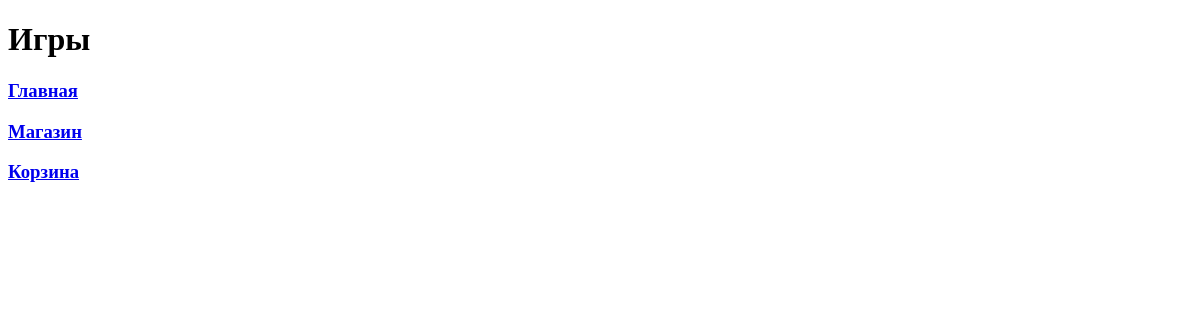
The app's page /platform/games/, older data.
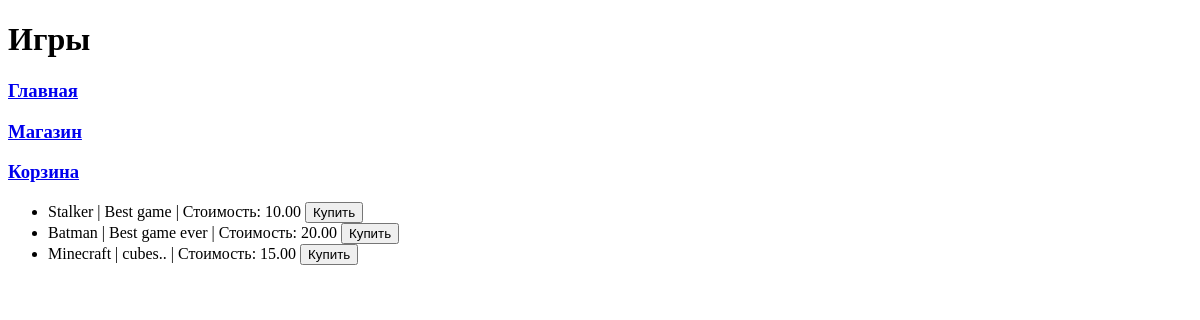
The same page, newer data.
### task1/models.py (models this page shows, shortened)
class Game(models.Model):
	title = models.CharField(max_length=100)
	cost = models.DecimalField(max_digits=10, decimal_places=2)
	size = models.DecimalField(max_digits=10, decimal_places=2)
	description = models.TextField()
	age_limited = models.BooleanField(default=False)
	buyer = models.ManyToManyField(Buyer)

### task1/views.py (the view)
# urls.py: path('platform/games/', games_view),
def games_view(request):
	title = 'Игры'
	games = Game.objects.all()
	context = {
		'title': title,
		'games': games.values()
	}
	return render(request, 'first_task/games.html', context)

### templates/first_task/games.html
{% extends 'first_task/menu.html' %}
{% block pagename %}
{{ block.super }}
{% endblock %}
{% block menu %}
{{ block.super }}
{% endblock %}
{% block content %}
<ul>
  {% for game in games%}
  <li>
    {{ game.title }} | {{ game.description }} | Стоимость: {{ game.cost }}
    <button>Купить</button>
  </li>
  {% endfor %}
</ul>
{% endblock %}

### templates/first_task/menu.html (shortened to what this page needs)
<!doctype html>
<html lang="en">
<head>
</head>
<body>
{% block pagename %}
<h1>{{ title }}</h1>
{% endblock %}
{% block menu %}
<h3>
    <a href="/platform/">Главная</a>
</h3>
<h3>
    <a href="/platform/games/">Магазин</a>
</h3>
<h3>
    <a href="/platform/cart/">Корзина</a>
</h3>
{% endblock %}
{% block content %}
{% endblock %}
</body>
</html>

Row changes from the older to the newer data that the page shows:
added Game: title "Stalker", description "Best game", cost "10.00"
added Game: title "Batman", description "Best game ever", cost "20.00"
added Game: title "Minecraft", description "cubes..", cost "15.00"
